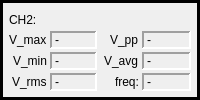
               <widget class="QFrame" name="CH2_signalInfo">
                <property name="styleSheet">
                 <string notr="true">color: rgb(0, 0, 0);
border-color: rgb(255, 248, 32);</string>
                </property>
                <property name="frameShape">
                 <enum>QFrame::Panel</enum>
                </property>
                <property name="frameShadow">
                 <enum>QFrame::Plain</enum>
                </property>
                <property name="lineWidth">
                 <number>3</number>
                </property>
                <property name="midLineWidth">
                 <number>0</number>
                </property>
                <layout class="QHBoxLayout" name="horizontalLayout_8">
                 <property name="spacing">
                  <number>6</number>
                 </property>
                 <property name="leftMargin">
                  <number>6</number>
                 </property>
                 <property name="topMargin">
                  <number>6</number>
                 </property>
                 <property name="rightMargin">
                  <number>6</number>
                 </property>
                 <property name="bottomMargin">
                  <number>6</number>
                 </property>
                 <item>
                  <layout class="QVBoxLayout" name="verticalLayout_4">
                   <property name="spacing">
                    <number>0</number>
                   </property>
                   <item>
                    <widget class="QLabel" name="CH2_signalInfoLabel">
                     <property name="text">
                      <string>CH2:</string>
                     </property>
                    </widget>
                   </item>
                   <item>
                    <layout class="QHBoxLayout" name="horizontalLayout_9">
                     <property name="spacing">
                      <number>7</number>
                     </property>
                     <item>
                      <layout class="QFormLayout" name="formLayout_17">
                       <property name="labelAlignment">
                        <set>Qt::AlignRight|Qt::AlignTrailing|Qt::AlignVCenter</set>
                       </property>
                       <property name="horizontalSpacing">
                        <number>3</number>
                       </property>
                       <property name="verticalSpacing">
                        <number>3</number>
                       </property>
                       <item row="0" column="0">
                        <widget class="QLabel" name="CH2_VmaxLabel">
                         <property name="text">
                          <string>V_max</string>
                         </property>
                         <property name="textFormat">
                          <enum>Qt::RichText</enum>
                         </property>
                        </widget>
                       </item>
                       <item row="0" column="1">
                        <widget class="QLabel" name="CH2_VmaxLabelValue">
                         <property name="frameShape">
                          <enum>QFrame::Panel</enum>
                         </property>
                         <property name="frameShadow">
                          <enum>QFrame::Sunken</enum>
                         </property>
                         <property name="lineWidth">
                          <number>2</number>
                         </property>
                         <property name="text">
                          <string>-</string>
                         </property>
                        </widget>
                       </item>
                       <item row="1" column="0">
                        <widget class="QLabel" name="CH2_VminLabel">
                         <property name="text">
                          <string>V_min</string>
                         </property>
                        </widget>
                       </item>
                       <item row="1" column="1">
                        <widget class="QLabel" name="CH2_VminLabelValue">
                         <property name="frameShape">
                          <enum>QFrame::Panel</enum>
                         </property>
                         <property name="frameShadow">
                          <enum>QFrame::Sunken</enum>
                         </property>
                         <property name="lineWidth">
                          <number>2</number>
                         </property>
                         <property name="text">
                          <string>-</string>
                         </property>
                        </widget>
                       </item>
                       <item row="2" column="0">
                        <widget class="QLabel" name="CH2_VrmsLabel">
                         <property name="text">
                          <string>V_rms</string>
                         </property>
                        </widget>
                       </item>
                       <item row="2" column="1">
                        <widget class="QLabel" name="CH2_VrmsLabelValue">
                         <property name="frameShape">
                          <enum>QFrame::Panel</enum>
                         </property>
                         <property name="frameShadow">
                          <enum>QFrame::Sunken</enum>
                         </property>
                         <property name="lineWidth">
                          <number>2</number>
                         </property>
                         <property name="text">
                          <string>-</string>
                         </property>
                        </widget>
                       </item>
                      </layout>
                     </item>
                     <item>
                      <layout class="QFormLayout" name="formLayout_18">
                       <property name="labelAlignment">
                        <set>Qt::AlignRight|Qt::AlignTrailing|Qt::AlignVCenter</set>
                       </property>
                       <property name="horizontalSpacing">
                        <number>3</number>
                       </property>
                       <property name="verticalSpacing">
                        <number>3</number>
                       </property>
                       <item row="0" column="0">
                        <widget class="QLabel" name="CH2_VppLabel">
                         <property name="text">
                          <string>V_pp</string>
                         </property>
                         <property name="textFormat">
                          <enum>Qt::RichText</enum>
                         </property>
                        </widget>
                       </item>
                       <item row="0" column="1">
                        <widget class="QLabel" name="CH2_VppLabelValue">
                         <property name="frameShape">
                          <enum>QFrame::Panel</enum>
                         </property>
                         <property name="frameShadow">
                          <enum>QFrame::Sunken</enum>
                         </property>
                         <property name="lineWidth">
                          <number>2</number>
                         </property>
                         <property name="text">
                          <string>-</string>
                         </property>
                        </widget>
                       </item>
                       <item row="1" column="0">
                        <widget class="QLabel" name="CH2_VavgLabel">
                         <property name="text">
                          <string>V_avg</string>
                         </property>
                        </widget>
                       </item>
                       <item row="1" column="1">
                        <widget class="QLabel" name="CH2_VavgLabelValue">
                         <property name="frameShape">
                          <enum>QFrame::Panel</enum>
                         </property>
                         <property name="frameShadow">
                          <enum>QFrame::Sunken</enum>
                         </property>
                         <property name="lineWidth">
                          <number>2</number>
                         </property>
                         <property name="text">
                          <string>-</string>
                         </property>
                        </widget>
                       </item>
                       <item row="2" column="0">
                        <widget class="QLabel" name="CH2_FreqLabel">
                         <property name="text">
                          <string>freq:</string>
                         </property>
                        </widget>
                       </item>
                       <item row="2" column="1">
                        <widget class="QLabel" name="CH2_FreqLabelValue">
                         <property name="frameShape">
                          <enum>QFrame::Panel</enum>
                         </property>
                         <property name="frameShadow">
                          <enum>QFrame::Sunken</enum>
                         </property>
                         <property name="lineWidth">
                          <number>2</number>
                         </property>
                         <property name="text">
                          <string>-</string>
                         </property>
                        </widget>
                       </item>
                      </layout>
                     </item>
                    </layout>
                   </item>
                  </layout>
                 </item>
                </layout>
               </widget>
